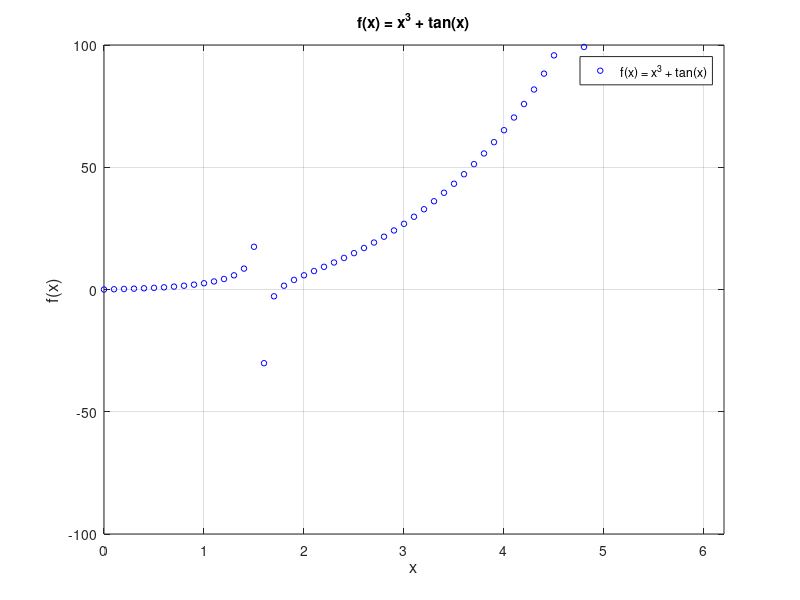
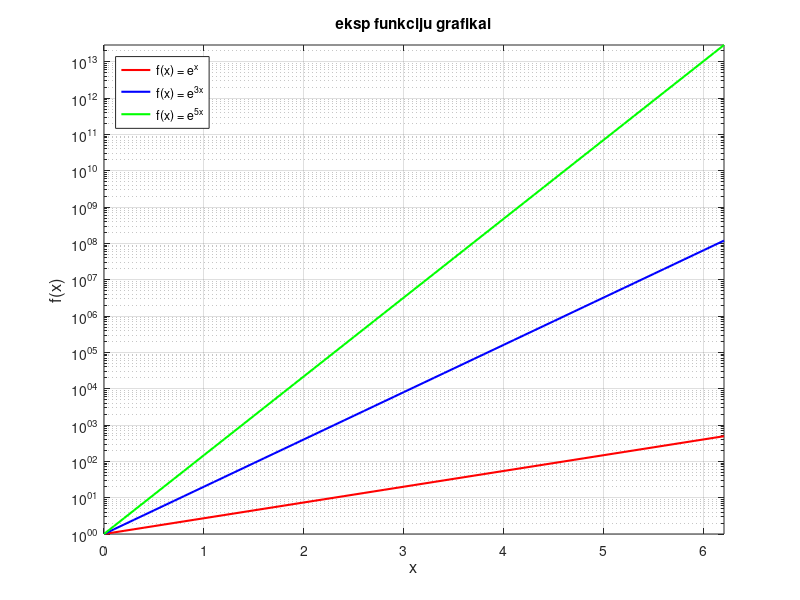
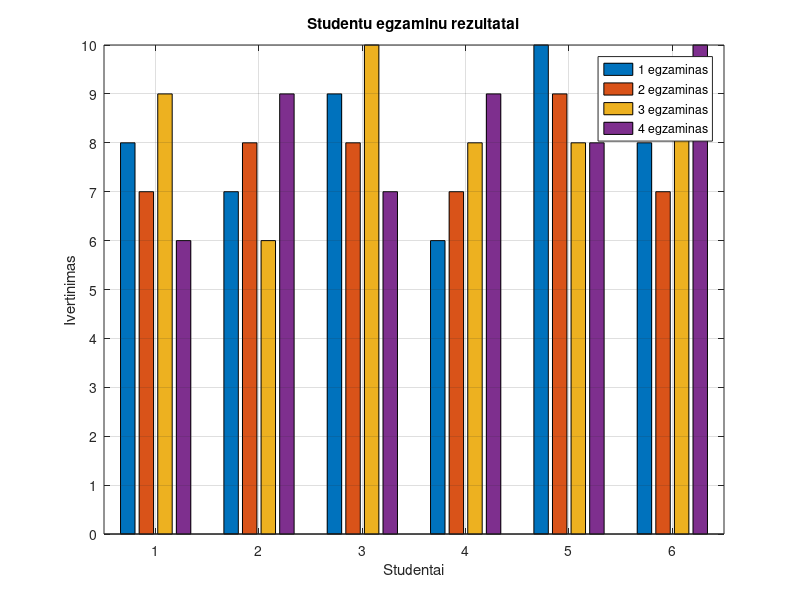
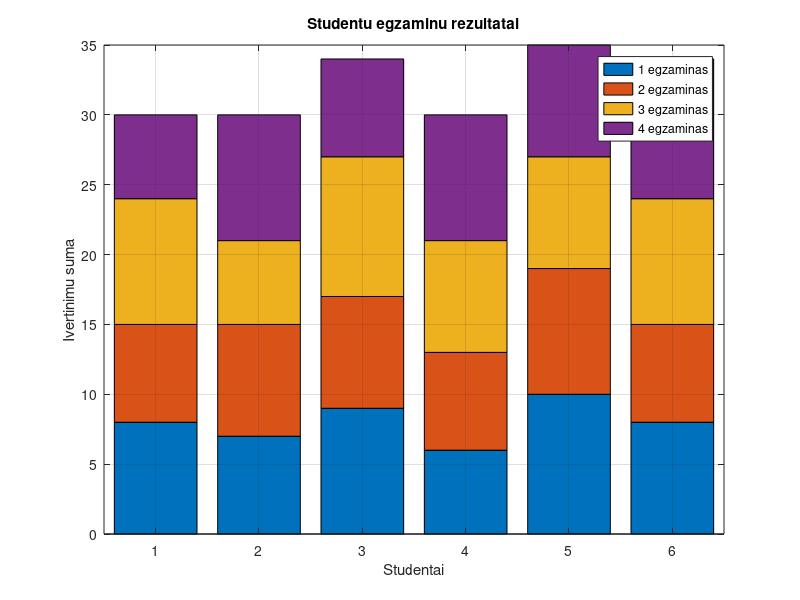

Write MATLAB code to recreate these figures, in order. (Note: this script raises an error after producing the figures.)
% LD3 Vismuntas Skarbalius EEF-25/2 09-23

clc;
clear;
close all;

%% a f(x) = x^3 + tan(x)

x = 0:0.1:2*pi;
y = x.^3 + tan(x);

figure;

plot(x,y,'bo','MarkerSize',4);

grid on;
box on;

xlabel('x','FontSize',12);
ylabel('f(x)','FontSize',12);

title('f(x) = x^3 + tan(x)');

legend('f(x) = x^3 + tan(x)', ...
    'Location','best');

% x ribos pagal min max x
xlim([min(x) max(x)]);

% y ribos, kad grafikas del tangento singuliarumo neiskryptu
ylim([-100 100]);

%% b 3 eksp f-jos

x = 0:0.1:2*pi;

y1 = exp(x);
y2 = exp(3*x);
y3 = exp(5*x);

figure;

% y asis leis matyt visas f-jas aiskiai
semilogy(x,y1,'r','LineWidth',1.5);
hold on;

semilogy(x,y2,'b','LineWidth',1.5);

semilogy(x,y3,'g','LineWidth',1.5);

grid on;
box on;

xlabel('x','FontSize',12);
ylabel('f(x)','FontSize',12);

title('eksp funkciju grafikai');

legend('f(x) = e^x', ...
    'f(x) = e^{3x}', ...
    'f(x) = e^{5x}', ...
    'Location','northwest');

% x ribos pagal min max x
xlim([min(x) max(x)]);

% y ribos pagal min max y
ylim([min([y1 y2 y3]) max([y1 y2 y3])]);

hold off;

%% 2 uzd 
% 6 studentai
studentai = 1:6;

% 4 egzaminu rezultatai
egz1 = [8 7 9 6 10 8];
egz2 = [7 8 8 7 9 7];
egz3 = [9 6 10 8 8 9];
egz4 = [6 9 7 9 8 10];

% Duomenu matrica
duomenys = [egz1; egz2; egz3; egz4]';

%% a

figure;

bar(studentai, duomenys);

grid on;
box on;

xlabel('Studentai');
ylabel('Ivertinimas');
title('Studentu egzaminu rezultatai');

legend('1 egzaminas', ...
    '2 egzaminas', ...
    '3 egzaminas', ...
    '4 egzaminas');

xticks(1:6);
yticks(0:1:10);

xlim([0.5 6.5]);
ylim([0 10]);

%% b

figure;

bar(studentai, duomenys, 'stacked');

grid on;
box on;

xlabel('Studentai');
ylabel('Ivertinimu suma');
title('Studentu egzaminu rezultatai');

legend('1 egzaminas', ...
    '2 egzaminas', ...
    '3 egzaminas', ...
    '4 egzaminas');

xticks(1:6);
xlim([0.5 6.5]);
ylim([0 35]);

%% pap uzd 7var

% laiko intervalas
t = 0:0.001:2;

% u0 signalas
U = 5*sin(2*pi*2*t) + ...
    1.2*sin(2*pi*15*t) + ...
    0.5*sin(2*pi*35*t);

% filtruotas signalas
U_filtruotas = 5*sin(2*pi*2*t);

% filtr ribos
U1 = 4;
U2 = -4;

%% sign grafikai

figure;

% 2 grafikai vienas salia kito
tiledlayout(1,2);

%% 1 grafikas

nexttile;

plot(t,U,'b-','LineWidth',1.5);
hold on;

plot(t,U_filtruotas,'g.','MarkerSize',5);

% U1
yline(U1,'k--','U_1','LineWidth',1.3);

% U2
yline(U2,'k-.','U_2','LineWidth',1.3);

grid on;

xlabel('Laikas, s','FontSize',13,'FontWeight','bold');
ylabel('Itampa, V','FontSize',13,'FontWeight','bold');

title('Pradinis ir filtruotas signalai');

legend('Pradinis signalas', ...
       'Filtruotas signalas', ...
       'U_1', ...
       'U_2');

hold off;

%% 2 grafikas

nexttile;

% >u1
ind = U > U1;

stem(t(ind), U(ind), 'k.', 'MarkerSize', 12);
hold on;

% min max
[Umax, imax] = max(U(ind));
[Umin, imin] = min(U(ind));

% max
plot(t(imax), Umax, 'kd', ...
    'MarkerSize', 10, ...
    'MarkerFaceColor', 'k');

% min
plot(t(imin), Umin, 'kd', ...
    'MarkerSize', 10);

grid on;
xlabel('Laikas, s');
ylabel('Itampa, V');
title('U > U_1 ir ekstremumai');

legend('U > U_1', ...
       'Maksimali reiksme', ...
       'Minimali reiksme');

hold off;

%% Rezultatu isvedimas

fprintf('Maksimali itampa = %.3f V\n',Umax);
fprintf('Maksimumo laikas = %.3f s\n',t(imax));

fprintf('Minimali itampa = %.3f V\n',Umin);
fprintf('Minimumo laikas = %.3f s\n',t(imin));

fprintf('U1 = %.3f V\n',U1);
fprintf('U2 = %.3f V\n',U2);
